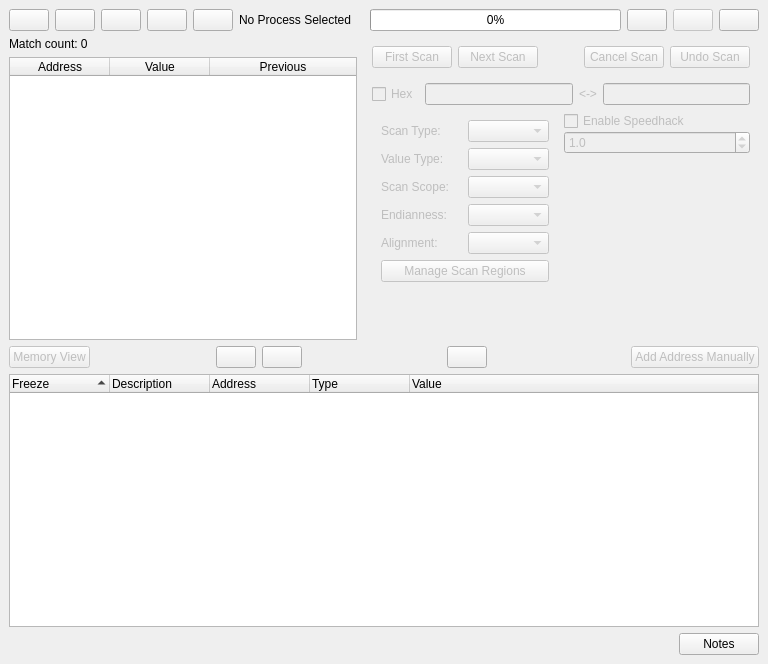
<?xml version="1.0" encoding="UTF-8"?>
<ui version="4.0">
 <class>MainWindow</class>
 <widget class="QMainWindow" name="MainWindow">
  <property name="geometry">
   <rect>
    <x>0</x>
    <y>0</y>
    <width>768</width>
    <height>664</height>
   </rect>
  </property>
  <property name="windowTitle">
   <string notr="true">PINCE</string>
  </property>
  <widget class="QWidget" name="centralwidget">
   <layout class="QGridLayout" name="gridLayout">
    <item row="2" column="0">
     <layout class="QHBoxLayout" name="horizontalLayout_8">
      <property name="sizeConstraint">
       <enum>QLayout::SizeConstraint::SetMinAndMaxSize</enum>
      </property>
      <item>
       <widget class="QPushButton" name="pushButton_MemoryView">
        <property name="enabled">
         <bool>false</bool>
        </property>
        <property name="text">
         <string>Memory View</string>
        </property>
       </widget>
      </item>
      <item>
       <spacer name="horizontalSpacer_2">
        <property name="orientation">
         <enum>Qt::Orientation::Horizontal</enum>
        </property>
        <property name="sizeType">
         <enum>QSizePolicy::Policy::Fixed</enum>
        </property>
        <property name="sizeHint" stdset="0">
         <size>
          <width>120</width>
          <height>20</height>
         </size>
        </property>
       </spacer>
      </item>
      <item>
       <widget class="QPushButton" name="pushButton_CopyToAddressTable">
        <property name="toolTip">
         <string>Copy selected items to the address table</string>
        </property>
        <property name="text">
         <string/>
        </property>
       </widget>
      </item>
      <item>
       <widget class="QPushButton" name="pushButton_CleanAddressTable">
        <property name="toolTip">
         <string>Erase all the table contents</string>
        </property>
        <property name="text">
         <string/>
        </property>
       </widget>
      </item>
      <item>
       <spacer name="horizontalSpacer_7">
        <property name="orientation">
         <enum>Qt::Orientation::Horizontal</enum>
        </property>
        <property name="sizeHint" stdset="0">
         <size>
          <width>40</width>
          <height>20</height>
         </size>
        </property>
       </spacer>
      </item>
      <item>
       <widget class="QPushButton" name="pushButton_RefreshAddressTable">
        <property name="toolTip">
         <string>Refresh the address table[R]</string>
        </property>
        <property name="text">
         <string/>
        </property>
       </widget>
      </item>
      <item>
       <spacer name="horizontalSpacer_3">
        <property name="orientation">
         <enum>Qt::Orientation::Horizontal</enum>
        </property>
        <property name="sizeHint" stdset="0">
         <size>
          <width>40</width>
          <height>20</height>
         </size>
        </property>
       </spacer>
      </item>
      <item>
       <widget class="QPushButton" name="pushButton_AddAddressManually">
        <property name="enabled">
         <bool>false</bool>
        </property>
        <property name="text">
         <string>Add Address Manually</string>
        </property>
       </widget>
      </item>
     </layout>
    </item>
    <item row="3" column="0">
     <widget class="AddressTree" name="treeWidget_AddressTable">
      <property name="editTriggers">
       <set>QAbstractItemView::EditTrigger::NoEditTriggers</set>
      </property>
      <property name="dragDropMode">
       <enum>QAbstractItemView::DragDropMode::DragDrop</enum>
      </property>
      <property name="defaultDropAction">
       <enum>Qt::DropAction::MoveAction</enum>
      </property>
      <property name="selectionMode">
       <enum>QAbstractItemView::SelectionMode::ExtendedSelection</enum>
      </property>
      <property name="indentation">
       <number>12</number>
      </property>
      <property name="sortingEnabled">
       <bool>true</bool>
      </property>
      <property name="expandsOnDoubleClick">
       <bool>false</bool>
      </property>
      <column>
       <property name="text">
        <string>Freeze</string>
       </property>
       <property name="toolTip">
        <string>Freeze the value. Click just to the right of checkbox to cycle between freeze types:
- No arrow: Frozen at current value
- ▲: Allow increments only
- ▼: Allow decrements only</string>
       </property>
      </column>
      <column>
       <property name="text">
        <string>Description</string>
       </property>
      </column>
      <column>
       <property name="text">
        <string>Address</string>
       </property>
      </column>
      <column>
       <property name="text">
        <string>Type</string>
       </property>
      </column>
      <column>
       <property name="text">
        <string>Value</string>
       </property>
      </column>
     </widget>
    </item>
    <item row="1" column="0">
     <layout class="QHBoxLayout" name="horizontalLayout_9">
      <item>
       <layout class="QVBoxLayout" name="verticalLayout_6">
        <item>
         <widget class="QLabel" name="label_MatchCount">
          <property name="text">
           <string>Match count: 0</string>
          </property>
         </widget>
        </item>
        <item>
         <widget class="QTableWidget" name="tableWidget_valuesearchtable">
          <property name="enabled">
           <bool>true</bool>
          </property>
          <property name="autoFillBackground">
           <bool>false</bool>
          </property>
          <property name="horizontalScrollBarPolicy">
           <enum>Qt::ScrollBarPolicy::ScrollBarAlwaysOff</enum>
          </property>
          <property name="editTriggers">
           <set>QAbstractItemView::EditTrigger::NoEditTriggers</set>
          </property>
          <property name="alternatingRowColors">
           <bool>true</bool>
          </property>
          <property name="selectionBehavior">
           <enum>QAbstractItemView::SelectionBehavior::SelectRows</enum>
          </property>
          <property name="showGrid">
           <bool>false</bool>
          </property>
          <property name="sortingEnabled">
           <bool>true</bool>
          </property>
          <property name="wordWrap">
           <bool>false</bool>
          </property>
          <attribute name="horizontalHeaderShowSortIndicator" stdset="0">
           <bool>true</bool>
          </attribute>
          <attribute name="horizontalHeaderStretchLastSection">
           <bool>true</bool>
          </attribute>
          <attribute name="verticalHeaderVisible">
           <bool>false</bool>
          </attribute>
          <attribute name="verticalHeaderMinimumSectionSize">
           <number>20</number>
          </attribute>
          <attribute name="verticalHeaderDefaultSectionSize">
           <number>23</number>
          </attribute>
          <column>
           <property name="text">
            <string>Address</string>
           </property>
          </column>
          <column>
           <property name="text">
            <string>Value</string>
           </property>
          </column>
          <column>
           <property name="text">
            <string>Previous</string>
           </property>
          </column>
         </widget>
        </item>
       </layout>
      </item>
      <item>
       <widget class="QWidget" name="widget_Scanbox" native="true">
        <property name="enabled">
         <bool>false</bool>
        </property>
        <layout class="QVBoxLayout" name="verticalLayout_5">
         <item>
          <layout class="QHBoxLayout" name="horizontalLayout_ScanButtons">
           <item>
            <widget class="QPushButton" name="pushButton_NewFirstScan">
             <property name="text">
              <string>First Scan</string>
             </property>
            </widget>
           </item>
           <item>
            <widget class="QPushButton" name="pushButton_NextScan">
             <property name="text">
              <string>Next Scan</string>
             </property>
            </widget>
           </item>
           <item>
            <spacer name="horizontalSpacer">
             <property name="orientation">
              <enum>Qt::Orientation::Horizontal</enum>
             </property>
             <property name="sizeHint" stdset="0">
              <size>
               <width>40</width>
               <height>20</height>
              </size>
             </property>
            </spacer>
           </item>
           <item>
            <widget class="QPushButton" name="pushButton_CancelScan">
             <property name="text">
              <string>Cancel Scan</string>
             </property>
            </widget>
           </item>
           <item>
            <widget class="QPushButton" name="pushButton_UndoScan">
             <property name="text">
              <string>Undo Scan</string>
             </property>
            </widget>
           </item>
          </layout>
         </item>
         <item>
          <widget class="QWidget" name="widget_ScanFields" native="true">
           <layout class="QHBoxLayout" name="horizontalLayout_7">
            <property name="leftMargin">
             <number>0</number>
            </property>
            <property name="rightMargin">
             <number>0</number>
            </property>
            <property name="bottomMargin">
             <number>0</number>
            </property>
            <item>
             <widget class="QCheckBox" name="checkBox_Hex">
              <property name="text">
               <string>Hex</string>
              </property>
             </widget>
            </item>
            <item>
             <widget class="QLineEdit" name="lineEdit_Scan"/>
            </item>
            <item>
             <widget class="QLabel" name="label_Between">
              <property name="text">
               <string notr="true">&lt;-&gt;</string>
              </property>
             </widget>
            </item>
            <item>
             <widget class="QLineEdit" name="lineEdit_Scan2"/>
            </item>
           </layout>
          </widget>
         </item>
         <item>
          <layout class="QHBoxLayout" name="horizontalLayout_ScanOptions">
           <item>
            <widget class="QWidget" name="widget_ScanOptions" native="true">
             <layout class="QVBoxLayout" name="verticalLayout_4">
              <item>
               <layout class="QHBoxLayout" name="horizontalLayout_ScanType">
                <item>
                 <widget class="QLabel" name="label_ScanType">
                  <property name="text">
                   <string>Scan Type:</string>
                  </property>
                 </widget>
                </item>
                <item>
                 <widget class="QComboBox" name="comboBox_ScanType"/>
                </item>
               </layout>
              </item>
              <item>
               <layout class="QHBoxLayout" name="horizontalLayout_ValueType">
                <item>
                 <widget class="QLabel" name="label_ValueType">
                  <property name="text">
                   <string>Value Type:</string>
                  </property>
                 </widget>
                </item>
                <item>
                 <widget class="QComboBox" name="comboBox_ValueType"/>
                </item>
               </layout>
              </item>
              <item>
               <layout class="QHBoxLayout" name="horizontalLayout_ScanScope">
                <item>
                 <widget class="QLabel" name="label_ScanScope">
                  <property name="text">
                   <string>Scan Scope:</string>
                  </property>
                 </widget>
                </item>
                <item>
                 <widget class="QComboBox" name="comboBox_ScanScope"/>
                </item>
               </layout>
              </item>
              <item>
               <layout class="QHBoxLayout" name="horizontalLayout_Endianness">
                <item>
                 <widget class="QLabel" name="label_Endianness">
                  <property name="text">
                   <string>Endianness:</string>
                  </property>
                 </widget>
                </item>
                <item>
                 <widget class="QComboBox" name="comboBox_Endianness"/>
                </item>
               </layout>
              </item>
              <item>
               <layout class="QHBoxLayout" name="horizontalLayout_Alignment">
                <item>
                 <widget class="QLabel" name="label_Alignment">
                  <property name="text">
                   <string>Alignment:</string>
                  </property>
                 </widget>
                </item>
                <item>
                 <widget class="QComboBox" name="comboBox_Alignment"/>
                </item>
               </layout>
              </item>
              <item>
               <widget class="QPushButton" name="pushButton_ScanRegions">
                <property name="text">
                 <string>Manage Scan Regions</string>
                </property>
               </widget>
              </item>
              <item>
               <spacer name="verticalSpacer_ScanOptions">
                <property name="orientation">
                 <enum>Qt::Orientation::Vertical</enum>
                </property>
                <property name="sizeHint" stdset="0">
                 <size>
                  <width>20</width>
                  <height>40</height>
                 </size>
                </property>
               </spacer>
              </item>
             </layout>
            </widget>
           </item>
           <item>
            <widget class="QWidget" name="widget_VerticalSpacer" native="true">
             <layout class="QVBoxLayout" name="verticalLayout">
              <property name="spacing">
               <number>0</number>
              </property>
              <property name="leftMargin">
               <number>0</number>
              </property>
              <property name="topMargin">
               <number>0</number>
              </property>
              <property name="rightMargin">
               <number>0</number>
              </property>
              <property name="bottomMargin">
               <number>0</number>
              </property>
              <item>
               <layout class="QVBoxLayout" name="verticalLayout_3">
                <item>
                 <widget class="QCheckBox" name="checkBox_Speedhack">
                  <property name="text">
                   <string>Enable Speedhack</string>
                  </property>
                 </widget>
                </item>
                <item>
                 <widget class="QDoubleSpinBox" name="doubleSpinBox_Speedhack">
                  <property name="enabled">
                   <bool>false</bool>
                  </property>
                  <property name="decimals">
                   <number>1</number>
                  </property>
                  <property name="minimum">
                   <double>0.200000000000000</double>
                  </property>
                  <property name="maximum">
                   <double>10.000000000000000</double>
                  </property>
                  <property name="singleStep">
                   <double>0.100000000000000</double>
                  </property>
                  <property name="value">
                   <double>1.000000000000000</double>
                  </property>
                 </widget>
                </item>
                <item>
                 <spacer name="verticalSpacer_2">
                  <property name="orientation">
                   <enum>Qt::Orientation::Vertical</enum>
                  </property>
                  <property name="sizeHint" stdset="0">
                   <size>
                    <width>20</width>
                    <height>40</height>
                   </size>
                  </property>
                 </spacer>
                </item>
               </layout>
              </item>
             </layout>
            </widget>
           </item>
          </layout>
         </item>
        </layout>
       </widget>
      </item>
     </layout>
    </item>
    <item row="4" column="0">
     <layout class="QHBoxLayout" name="horizontalLayout_11">
      <item>
       <spacer name="horizontalSpacer_4">
        <property name="orientation">
         <enum>Qt::Orientation::Horizontal</enum>
        </property>
        <property name="sizeHint" stdset="0">
         <size>
          <width>40</width>
          <height>20</height>
         </size>
        </property>
       </spacer>
      </item>
      <item>
       <widget class="QPushButton" name="pushButton_Notes">
        <property name="toolTip">
         <string>Open session notes</string>
        </property>
        <property name="text">
         <string>Notes</string>
        </property>
       </widget>
      </item>
     </layout>
    </item>
    <item row="0" column="0">
     <layout class="QHBoxLayout" name="horizontalLayout_5">
      <property name="sizeConstraint">
       <enum>QLayout::SizeConstraint::SetFixedSize</enum>
      </property>
      <item>
       <widget class="QPushButton" name="pushButton_AttachProcess">
        <property name="sizePolicy">
         <sizepolicy hsizetype="Minimum" vsizetype="Minimum">
          <horstretch>0</horstretch>
          <verstretch>0</verstretch>
         </sizepolicy>
        </property>
        <property name="toolTip">
         <string>Create or attach to a process</string>
        </property>
        <property name="text">
         <string/>
        </property>
       </widget>
      </item>
      <item>
       <widget class="QPushButton" name="pushButton_Open">
        <property name="sizePolicy">
         <sizepolicy hsizetype="Minimum" vsizetype="Minimum">
          <horstretch>0</horstretch>
          <verstretch>0</verstretch>
         </sizepolicy>
        </property>
        <property name="toolTip">
         <string>Open a cheat table</string>
        </property>
        <property name="text">
         <string/>
        </property>
       </widget>
      </item>
      <item>
       <widget class="QPushButton" name="pushButton_Save">
        <property name="sizePolicy">
         <sizepolicy hsizetype="Minimum" vsizetype="Minimum">
          <horstretch>0</horstretch>
          <verstretch>0</verstretch>
         </sizepolicy>
        </property>
        <property name="toolTip">
         <string>Save current table to a file</string>
        </property>
        <property name="text">
         <string/>
        </property>
       </widget>
      </item>
      <item>
       <widget class="QPushButton" name="pushButton_Wiki">
        <property name="toolTip">
         <string>Wiki</string>
        </property>
        <property name="text">
         <string/>
        </property>
       </widget>
      </item>
      <item>
       <widget class="QPushButton" name="pushButton_About">
        <property name="toolTip">
         <string>About</string>
        </property>
        <property name="text">
         <string/>
        </property>
       </widget>
      </item>
      <item>
       <widget class="QLabel" name="label_SelectedProcess">
        <property name="text">
         <string>No Process Selected</string>
        </property>
       </widget>
      </item>
      <item>
       <widget class="QLabel" name="label_InferiorStatus">
        <property name="text">
         <string/>
        </property>
       </widget>
      </item>
      <item>
       <widget class="QProgressBar" name="progressBar">
        <property name="value">
         <number>0</number>
        </property>
        <property name="orientation">
         <enum>Qt::Orientation::Horizontal</enum>
        </property>
       </widget>
      </item>
      <item>
       <widget class="QPushButton" name="pushButton_Console">
        <property name="toolTip">
         <string>Open a gdb console</string>
        </property>
        <property name="text">
         <string/>
        </property>
       </widget>
      </item>
      <item>
       <widget class="QPushButton" name="pushButton_CheckForUpdates">
        <property name="enabled">
         <bool>false</bool>
        </property>
        <property name="toolTip">
         <string>Check for updates</string>
        </property>
        <property name="text">
         <string/>
        </property>
       </widget>
      </item>
      <item>
       <widget class="QPushButton" name="pushButton_Settings">
        <property name="sizePolicy">
         <sizepolicy hsizetype="Minimum" vsizetype="Minimum">
          <horstretch>0</horstretch>
          <verstretch>0</verstretch>
         </sizepolicy>
        </property>
        <property name="toolTip">
         <string>Configure options</string>
        </property>
        <property name="text">
         <string/>
        </property>
       </widget>
      </item>
     </layout>
    </item>
   </layout>
  </widget>
  <widget class="QMenuBar" name="menubar">
   <property name="geometry">
    <rect>
     <x>0</x>
     <y>0</y>
     <width>768</width>
     <height>32</height>
    </rect>
   </property>
  </widget>
 </widget>
 <customwidgets>
  <customwidget>
   <class>AddressTree</class>
   <extends>QTreeWidget</extends>
   <header location="global">GUI.TreeWidgets.AddressTree</header>
  </customwidget>
 </customwidgets>
 <resources/>
 <connections/>
</ui>
